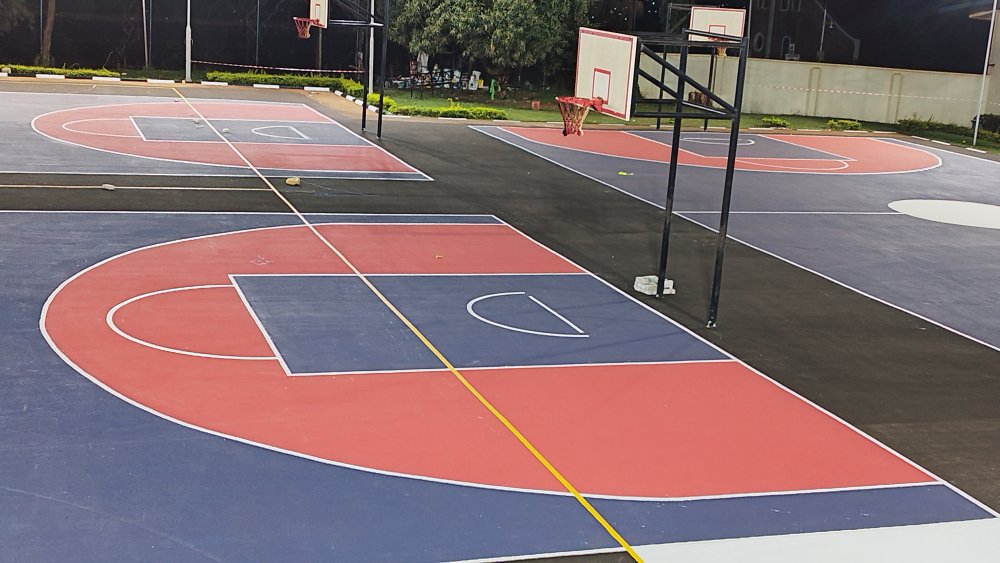
#> input picture IMG_20251123_194729.jpg, 4000 x 2252 px, found by its file name (shown at 1/4 size)
$ python optimize_court_detection.py
#> lines starting #> are read from the running program, lines starting #| are printed output that depends on the picture
#!/usr/bin/env python3
"""
Optimize Hough Transform Parameters for Basketball Court Detection
Tests different parameters to find the best settings for your court images
"""

import cv2
import numpy as np
from pathlib import Path
import sys

# Add backend to path
backend_dir = Path(__file__).parent / "backend"
sys.path.insert(0, str(backend_dir))

from app.models.court_detector import CourtDetector


def detect_lines_optimized(frame, canny_low=50, canny_high=150, hough_threshold=50, min_line_length=50, max_line_gap=10):
    """Detect lines with custom parameters"""
    gray = cv2.cvtColor(frame, cv2.COLOR_BGR2GRAY)
    blurred = cv2.GaussianBlur(gray, (5, 5), 0)
    edges = cv2.Canny(blurred, canny_low, canny_high, apertureSize=3)

    lines = cv2.HoughLinesP(
        edges,
        rho=1,
        theta=np.pi / 180,
        threshold=hough_threshold,
        minLineLength=min_line_length,
        maxLineGap=max_line_gap
    )

    return lines, edges


def categorize_lines(lines, height, width):
    """Categorize lines into horizontal, vertical, and diagonal"""
    if lines is None:
        return [], [], []

    horizontal = []
    vertical = []
    diagonal = []

    for line in lines:
        x1, y1, x2, y2 = line[0]

        # Calculate angle
        if x2 == x1:
            angle = 90
        else:
            angle = np.degrees(np.arctan2(y2 - y1, x2 - x1))
            if angle < 0:
                angle += 180

        # Categorize
        if angle < 15 or angle > 165:  # Horizontal
            horizontal.append((x1, y1, x2, y2))
        elif 75 < angle < 105:  # Vertical
            vertical.append((x1, y1, x2, y2))
        else:  # Diagonal
            diagonal.append((x1, y1, x2, y2))

    return horizontal, vertical, diagonal


def filter_lines_by_length(lines, min_length=100):
    """Filter out short lines (likely noise)"""
    if lines is None:
        return []

    filtered = []
    for line in lines:
        x1, y1, x2, y2 = line[0]
        length = np.sqrt((x2 - x1)**2 + (y2 - y1)**2)
        if length >= min_length:
            filtered.append((x1, y1, x2, y2))

    return filtered


def test_parameters(image_path, param_sets):
    """Test different parameter combinations"""
    print(f"\n{'='*60}")
    print(f"🔧 Testing Parameter Combinations")
    print(f"{'='*60}")
    print(f"📸 Image: {image_path.name}\n")

    image = cv2.imread(str(image_path))
    if image is None:
        print(f"❌ Failed to load image")
        return None

    h, w = image.shape[:2]
    print(f"Image size: {w}x{h}")

    results = []

    for i, params in enumerate(param_sets, 1):
        print(f"\n📊 Test {i}/{len(param_sets)}: {params['name']}")
        print(f"   Canny: {params['canny_low']}-{params['canny_high']}")
        print(f"   Hough threshold: {params['hough_threshold']}")
        print(f"   Min line length: {params['min_line_length']}")
        print(f"   Max line gap: {params['max_line_gap']}")

        lines, edges = detect_lines_optimized(
            image,
            canny_low=params['canny_low'],
            canny_high=params['canny_high'],
            hough_threshold=params['hough_threshold'],
            min_line_length=params['min_line_length'],
            max_line_gap=params['max_line_gap']
        )

        if lines is not None:
            # Filter by length
            filtered_lines = filter_lines_by_length(lines, params.get('min_length', 100))

            # Categorize
            horizontal, vertical, diagonal = categorize_lines(
                np.array(filtered_lines).reshape(-1, 1, 4) if filtered_lines else None,
                h, w
            )

            total = len(horizontal) + len(vertical) + len(diagonal)

            print(f"   ✅ Detected: {total} lines")
            print(f"      - Horizontal: {len(horizontal)}")
            print(f"      - Vertical: {len(vertical)}")
            print(f"      - Diagonal: {len(diagonal)}")

            results.append({
                'params': params,
                'total_lines': total,
                'horizontal': len(horizontal),
                'vertical': len(vertical),
                'diagonal': len(diagonal),
                'lines': (horizontal, vertical, diagonal),
                'edges': edges
            })
        else:
            print(f"   ⚠️  No lines detected")
            results.append({
                'params': params,
                'total_lines': 0,
                'horizontal': 0,
                'vertical': 0,
                'diagonal': 0,
                'lines': ([], [], []),
                'edges': edges
            })

    return results, image


def visualize_best_result(image, best_result, output_path):
    """Visualize the best parameter set"""
    print(f"\n📊 Creating visualization with best parameters...")

    annotated = image.copy()
    horizontal, vertical, diagonal = best_result['lines']

    # Draw lines with different colors
    for line in horizontal[:50]:  # Limit to avoid clutter
        x1, y1, x2, y2 = line
        cv2.line(annotated, (x1, y1), (x2, y2), (0, 255, 0), 2)  # Green for horizontal

    for line in vertical[:30]:
        x1, y1, x2, y2 = line
        cv2.line(annotated, (x1, y1), (x2, y2), (255, 0, 0), 2)  # Blue for vertical

    for line in diagonal[:20]:
        x1, y1, x2, y2 = line
        cv2.line(annotated, (x1, y1), (x2, y2), (0, 0, 255), 2)  # Red for diagonal

    # Add info text
    params = best_result['params']
    info_text = [
        f"Best Parameters: {params['name']}",
        f"Total Lines: {best_result['total_lines']}",
        f"H: {best_result['horizontal']} | V: {best_result['vertical']} | D: {best_result['diagonal']}",
        f"Canny: {params['canny_low']}-{params['canny_high']}",
        f"Hough Threshold: {params['hough_threshold']}",
        f"Min Length: {params['min_line_length']}px"
    ]

    y_offset = 30
    for text in info_text:
        cv2.putText(annotated, text, (10, y_offset),
                   cv2.FONT_HERSHEY_SIMPLEX, 0.7, (255, 255, 255), 2)
        y_offset += 30

    cv2.imwrite(str(output_path), annotated)
    print(f"✅ Saved to: {output_path}")


def main():
    """Main optimization function"""
    print("=" * 60)
    print("🔧 Basketball Court Line Detection - Parameter Optimization")
    print("=" * 60)

    # Find test images
    project_root = Path(__file__).parent
    parent_dir = project_root.parent
    test_images = [
        parent_dir / "IMG_20251123_194729.jpg",
        parent_dir / "IMG_20251123_194812.jpg",
    ]

    found_images = [img for img in test_images if img.exists()]

    if not found_images:
        print("❌ No test images found!")
        return

    print(f"\n✅ Found {len(found_images)} test image(s)")

    # Define parameter sets to test
    param_sets = [
        {
            'name': 'Current (Default)',
            'canny_low': 50,
            'canny_high': 150,
            'hough_threshold': 50,
            'min_line_length': 50,
            'max_line_gap': 10,
            'min_length': 100
        },
        {
            'name': 'More Sensitive',
            'canny_low': 30,
            'canny_high': 100,
            'hough_threshold': 30,
            'min_line_length': 30,
            'max_line_gap': 15,
            'min_length': 80
        },
        {
            'name': 'Less Sensitive (Fewer Lines)',
            'canny_low': 70,
            'canny_high': 200,
            'hough_threshold': 80,
            'min_line_length': 100,
            'max_line_gap': 5,
            'min_length': 150
        },
        {
            'name': 'Balanced (Recommended)',
            'canny_low': 50,
            'canny_high': 150,
            'hough_threshold': 60,
            'min_line_length': 80,
            'max_line_gap': 10,
            'min_length': 120
        },
        {
            'name': 'High Quality (Long Lines Only)',
            'canny_low': 60,
            'canny_high': 180,
            'hough_threshold': 100,
            'min_line_length': 150,
            'max_line_gap': 5,
            'min_length': 200
        }
    ]

    # Test on first image
    test_image = found_images[0]
    results, image = test_parameters(test_image, param_sets)
#> in test_parameters, image is the input picture: shape (2252, 4000, 3); mean B, G, R 113.1, 110.3, 132.1
#| Image size: 4000x2252
#> the loop in test_parameters, `for i, params in enumerate(param_sets, 1):` made 5 passes
#> total on passes 1 to 5: 456, 1611, 65, 319, 35
#> (printed output is left out)
#> pass 1, in detect_lines_optimized, `gray = cv2.cvtColor(frame, cv2.COLOR_BGR2GRAY)`:
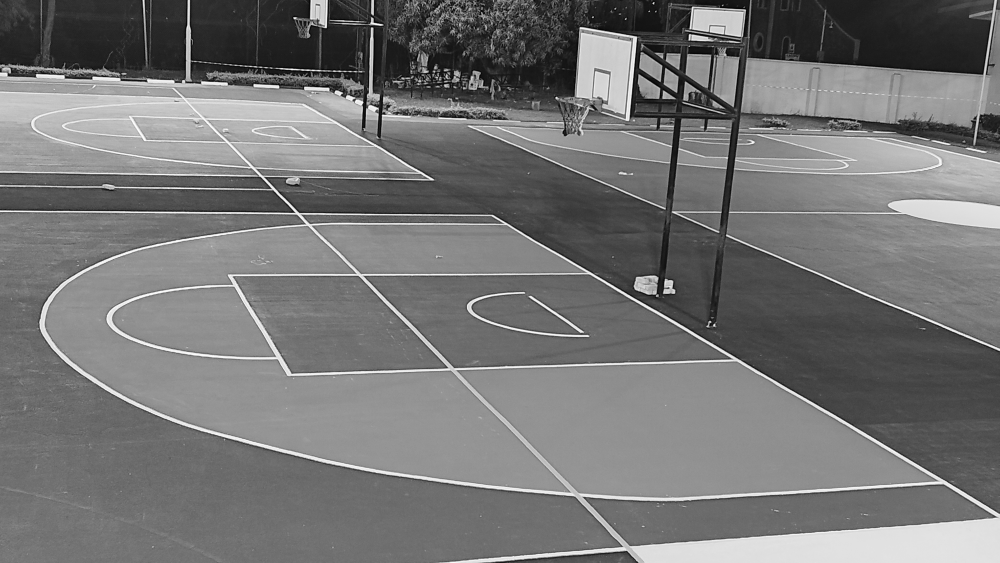
#> gray: shape (2252, 4000) (shown at 1/4 size); min 0, max 255, mean 117.1
#> pass 1, in detect_lines_optimized, `edges = cv2.Canny(blurred, canny_low, canny_high, apertureSize=3)`:
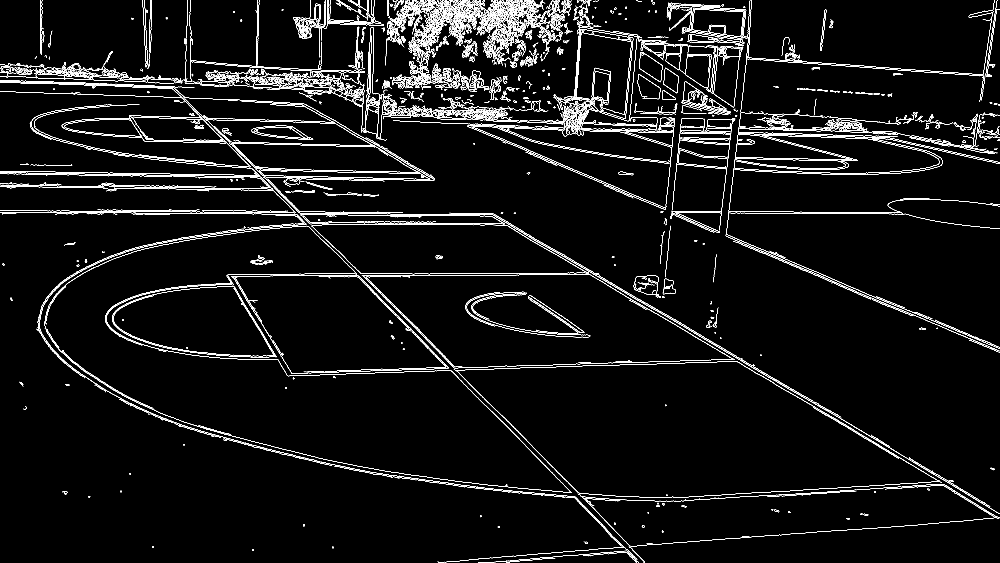
#> edges: shape (2252, 4000) (shown at 1/4 size); 2.6% white in thin lines or dots
#> pass 2, in detect_lines_optimized (call 2), `edges = cv2.Canny(blurred, canny_low, canny_high, apertureSize=3)`:
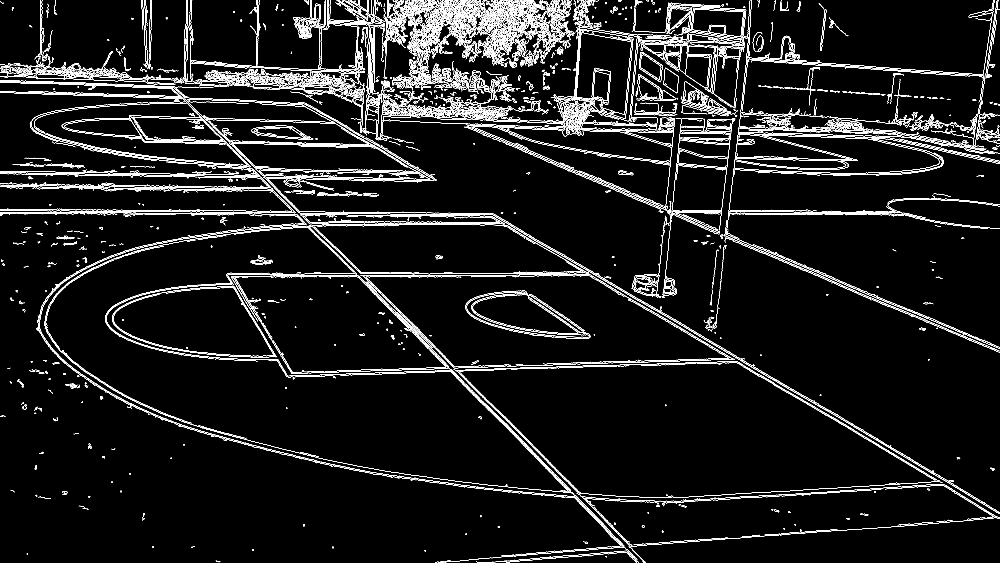
#> edges: shape (2252, 4000) (shown at 1/4 size); 3.5% white in thin lines or dots
#> after the loop in test_parameters, `for i, params in enumerate(param_sets, 1):`: results = 5 items
#> results = 5 items

    if not results:
        print("❌ No results to analyze")
        return

    # Find best result (balance between detection and noise)
    # Score: prefer moderate number of lines (not too many, not too few)
    # and good distribution of horizontal/vertical/diagonal
    best_result = None
    best_score = -1

    for result in results:
        if result['total_lines'] == 0:
            continue

        # Score based on:
        # 1. Reasonable number of lines (200-800 is good)
        # 2. Good distribution (should have horizontal, vertical, and diagonal)
        # 3. Not too many (avoid noise)

        line_count = result['total_lines']
        h_count = result['horizontal']
        v_count = result['vertical']
        d_count = result['diagonal']

        # Penalize too many or too few lines
        if 200 <= line_count <= 800:
            count_score = 100
        elif 100 <= line_count < 200 or 800 < line_count <= 1200:
            count_score = 70
        else:
            count_score = 30

        # Reward good distribution
        distribution_score = 0
        if h_count > 0:
            distribution_score += 30
        if v_count > 0:
            distribution_score += 30
        if d_count > 0:
            distribution_score += 30

        # Penalize extreme imbalance
        if h_count > 0 and v_count > 0:
            balance = min(h_count, v_count) / max(h_count, v_count)
            balance_score = balance * 40
        else:
            balance_score = 0

        total_score = count_score + distribution_score + balance_score

        if total_score > best_score:
            best_score = total_score
            best_result = result
#> this loop made 5 passes
#> (line_count, h_count, v_count, d_count, count_score, balance, balance_score, total_score) on passes 1, 4: (456, 268, 38, 150, 100, 0.142, 5.67, 195.7), (319, 179, 26, 114, 100, 0.145, 5.81, 195.8)
#> (line_count, h_count, v_count, d_count, count_score, balance, balance_score, total_score) on passes 2, 3, 5: (1611, 1075, 110, 426, 30, 0.102, 4.09, 124.1), (65, 21, 6, 38, 30, 0.286, 11.43, 131.4), (35, 11, 3, 21, 30, 0.273, 10.91, 130.9)
#> after the loop, best_score = 195.8

    if best_result:
        print(f"\n{'='*60}")
        print(f"🏆 BEST PARAMETERS FOUND")
        print(f"{'='*60}")
        print(f"Name: {best_result['params']['name']}")
#| Name: Balanced (Recommended)
        print(f"Total Lines: {best_result['total_lines']}")
#| Total Lines: 319
        print(f"  - Horizontal: {best_result['horizontal']}")
#|   - Horizontal: 179
        print(f"  - Vertical: {best_result['vertical']}")
#|   - Vertical: 26
        print(f"  - Diagonal: {best_result['diagonal']}")
#|   - Diagonal: 114
        print(f"\nParameters:")
        print(f"  Canny Low: {best_result['params']['canny_low']}")
#|   Canny Low: 50
        print(f"  Canny High: {best_result['params']['canny_high']}")
#|   Canny High: 150
        print(f"  Hough Threshold: {best_result['params']['hough_threshold']}")
#|   Hough Threshold: 60
        print(f"  Min Line Length: {best_result['params']['min_line_length']}")
#|   Min Line Length: 80
        print(f"  Max Line Gap: {best_result['params']['max_line_gap']}")
#|   Max Line Gap: 10
        print(f"  Min Filter Length: {best_result['params'].get('min_length', 100)}")
#|   Min Filter Length: 120

        # Save visualization
        output_dir = project_root / "test_results"
        output_dir.mkdir(exist_ok=True)
        output_path = output_dir / f"optimized_{test_image.stem}.jpg"
        visualize_best_result(image, best_result, output_path)
#> in visualize_best_result, `horizontal, vertical, diagonal = best_result['lines']`: horizontal = 179 items, first 6: (13, 366, 224, 373), (621, 705, 909, 710), (161, 687, 304, 689), (1445, 1095, 1972, 1095), (2986, 236, 3515, 273), (1060, 406, 1215, 414); vertical = 26 items, first 6: (2884, 852, 2931, 473), (2640, 1055, 2653, 932), (2298, 436, 2319, 144), (2665, 802, 2699, 475), (2914, 853, 2961, 464), (2309, 336, 2324, 132); diagonal = 114 items, first 6: (2092, 597, 2236, 659), (1351, 1002, 1541, 1192), (2098, 593, 2242, 655), (2007, 1661, 2107, 1761), (2167, 985, 2278, 1049), (2044, 903, 2169, 978)
#> the loop in visualize_best_result, `for line in horizontal[:50]:` made 50 passes
#> (x1, y1, x2, y2) on passes 1 to 12: (13, 366, 224, 373), (621, 705, 909, 710), (161, 687, 304, 689), (1445, 1095, 1972, 1095), (2986, 236, 3515, 273), (1060, 406, 1215, 414), (1186, 1493, 1539, 1481), (3016, 536, 3180, 539), (3310, 491, 3446, 501), (1840, 1471, 2019, 1465), (2514, 522, 2694, 525), (3025, 233, 3529, 269)
#> the loop in visualize_best_result, `for line in vertical[:30]:` made 26 passes
#> (x1, y1, x2, y2) on passes 1 to 12: (2884, 852, 2931, 473), (2640, 1055, 2653, 932), (2298, 436, 2319, 144), (2665, 802, 2699, 475), (2914, 853, 2961, 464), (2309, 336, 2324, 132), (570, 0, 581, 216), (2966, 419, 2995, 149), (2297, 391, 2311, 199), (2660, 1116, 2673, 989), (2526, 390, 2546, 168), (3950, 246, 3976, 77)
#> the loop in visualize_best_result, `for line in diagonal[:20]:` made 20 passes
#> (x1, y1, x2, y2) on passes 1 to 12: (2092, 597, 2236, 659), (1351, 1002, 1541, 1192), (2098, 593, 2242, 655), (2007, 1661, 2107, 1761), (2167, 985, 2278, 1049), (2044, 903, 2169, 978), (3312, 1658, 3522, 1784), (1804, 1482, 1909, 1590), (3388, 1704, 3762, 1929), (3328, 1653, 3767, 1916), (1162, 808, 1252, 902), (3036, 1005, 3260, 1100)
#> after the loop in visualize_best_result, `for line in diagonal[:20]:`:
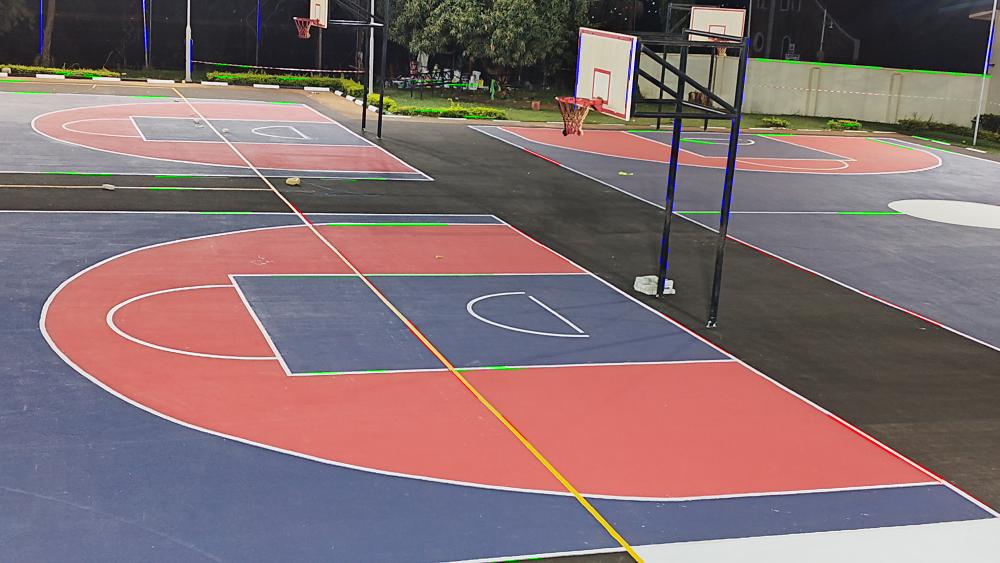
#> annotated: shape (2252, 4000, 3) (shown at 1/4 size); mean B, G, R 112.7, 110.3, 131.6
#> in visualize_best_result, `params = best_result['params']`: params = {'name': 'Balanced (Recommended)', 'canny_low': 50, 'canny_high': 150, 'hough_threshold': 60, 'min_line_length': 80, 'max_line_gap': 10, 'min_length': 120}
#> in visualize_best_result, `info_text = [ f"Best Parameters: {params['name']}", f"Total Lines: {be..`: info_text = ['Best Parameters: Balanced (Recommended)', 'Total Lines: 319', 'H: 179 | V: 26 | D: 114', 'Canny: 50-150', 'Hough Threshold: 60', 'Min Length: 80px']
#> the loop in visualize_best_result, `for text in info_text:` made 6 passes
#> (text, y_offset) on passes 1 to 6: ('Best Parameters: Balanced (Recommended)', 60), ('Total Lines: 319', 90), ('H: 179 | V: 26 | D: 114', 120), ('Canny: 50-150', 150), ('Hough Threshold: 60', 180), ('Min Length: 80px', 210)
#> after the loop in visualize_best_result, `for text in info_text:`: y_offset = 210

        print(f"\n💡 RECOMMENDATION:")
        print(f"   Update court_detector.py with these optimized parameters!")
    else:
        print("\n⚠️  Could not determine best parameters")


if __name__ == "__main__":
    main()
